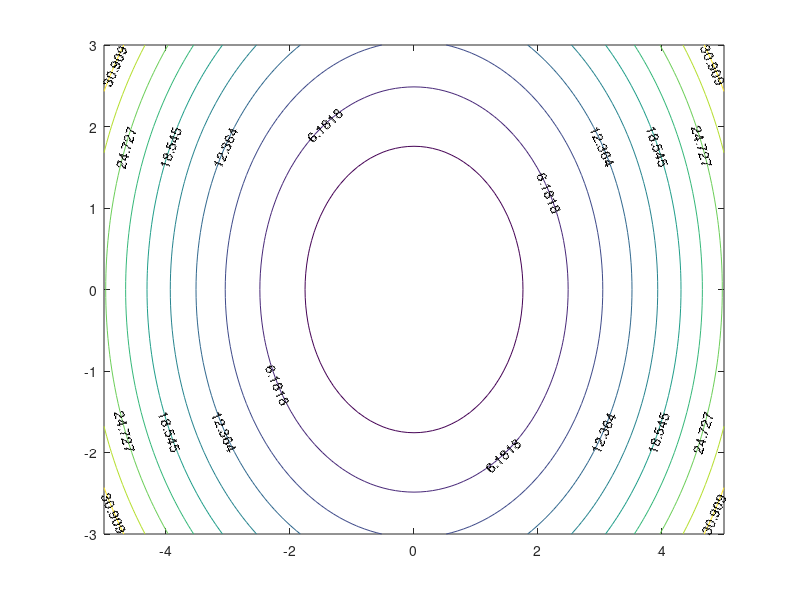

MATLAB code to generate this figure:
[x,y] = meshgrid(-5:0.1:5,-3:0.1:3);   %independent variables
g = x.^2 + y.^2;                       % our function
[C, h] = contour(x,y,g);               % call the contour function
set(h,'ShowText','on','TextStep',get(h,'LevelStep')*2)
print -deps graph.eps